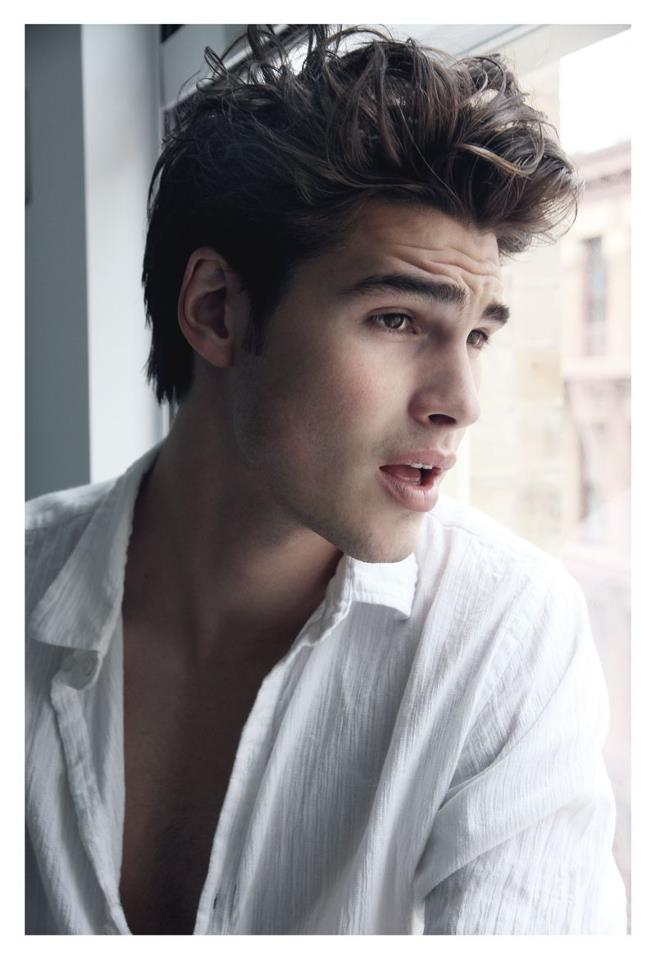
#> input picture dataset/class0/1 (1308).jpg, 656 x 960 px; its folder holds only this picture in this run
$ python wavelet_ml_demo.py
#> lines starting #> are read from the running program, lines starting #| are printed output that depends on the picture
import os
import cv2
import numpy as np
import pywt
from sklearn.svm import SVC
from sklearn.model_selection import train_test_split
from sklearn.metrics import accuracy_score

# -------------------------------------------------
# Wavelet Packet Feature Extraction (BULLETPROOF)
# -------------------------------------------------
def extract_wavelet_packet_features(image):
    image = cv2.resize(image, (128, 128))
    gray = cv2.cvtColor(image, cv2.COLOR_BGR2GRAY)

    wp = pywt.WaveletPacket2D(
        data=gray,
        wavelet='db1',
        mode='symmetric',
        maxlevel=2
    )

    features = []

    # Explicitly define level-2 paths (NO get_level used)
    level2_paths = [
        'aa', 'ad', 'da', 'dd',
        'aa', 'ad', 'da', 'dd'
    ]

    # Actually valid level-2 paths
    level2_paths = ['aa', 'ad', 'da', 'dd']

    for path in level2_paths:
        coeffs = wp[path].data
        features.append(np.mean(coeffs))
        features.append(np.std(coeffs))
        features.append(np.var(coeffs))

    return features


# -------------------------------------------------
# Load Dataset
# -------------------------------------------------
X = []
y = []

dataset_path = "dataset"

for label, folder in enumerate(["class0", "class1"]):
    folder_path = os.path.join(dataset_path, folder)

    if not os.path.exists(folder_path):
        raise FileNotFoundError(f"Folder not found: {folder_path}")

    for file in os.listdir(folder_path):
        img_path = os.path.join(folder_path, file)
        image = cv2.imread(img_path)
#> image is the input picture: shape (960, 656, 3); mean B, G, R 150.5, 148.4, 150.8

        if image is None:
            continue

        features = extract_wavelet_packet_features(image)
#> in extract_wavelet_packet_features, `image = cv2.resize(image, (128, 128))`:
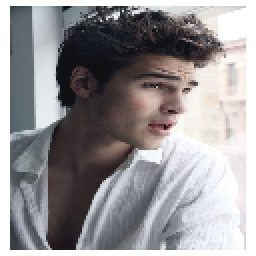
#> image: shape (128, 128, 3) (shown 2 times larger); mean of channels 0, 1, 2 150.3, 148.2, 150.6; drawn as B, G, R
#> the loop in extract_wavelet_packet_features, `for path in level2_paths:` made 4 passes
#> pass 1, in extract_wavelet_packet_features, `coeffs = wp[path].data`:
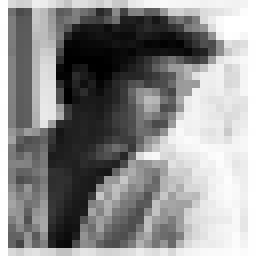
#> coeffs: shape (32, 32) float64 (shown 8 times larger); min 63, max 1020, mean 596.7; drawn with min black and max white
#> pass 2, in extract_wavelet_packet_features, `coeffs = wp[path].data`:
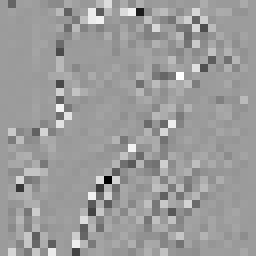
#> coeffs: shape (32, 32) float64 (shown 8 times larger); min -131, max 83, mean 0; drawn with min black and max white
#> pass 3, in extract_wavelet_packet_features, `coeffs = wp[path].data`:
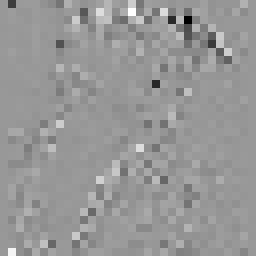
#> coeffs: shape (32, 32) float64 (shown 8 times larger); min -80, max 54, mean -0.4; drawn with min black and max white
#> after the loop in extract_wavelet_packet_features, `for path in level2_paths:`:
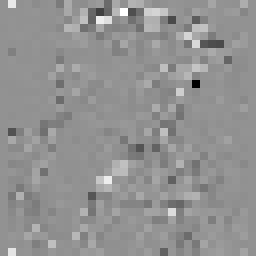
#> coeffs: shape (32, 32) float64 (shown 8 times larger); min -83.75, max 62.25, mean 0.2; drawn with min black and max white
#> after the loop in extract_wavelet_packet_features, `for path in level2_paths:`: features = [596.7, 316.8, 100393.7, -0.0259, 18.98, 360.2, -0.351, 8.62, 74.38, 0.203, 9.69, 93.87]
        X.append(features)
        y.append(label)
#> pass 2 of the loop `for label, folder in enumerate(["class0", "class1"]):`:
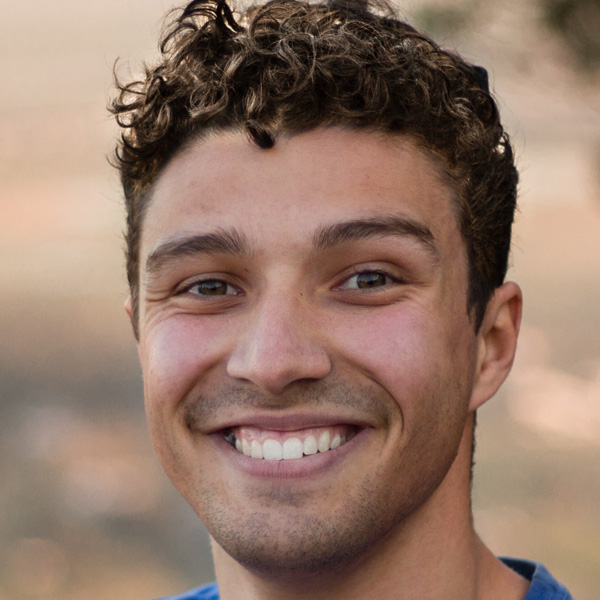
#> input picture dataset/class1/1 (6052).jpg, 600 x 600 px
#> image is the input picture: shape (600, 600, 3); mean B, G, R 105.3, 120.5, 148.4
#> image: shape (128, 128, 3)
#> in extract_wavelet_packet_features (call 2), `gray = cv2.cvtColor(image, cv2.COLOR_BGR2GRAY)`:
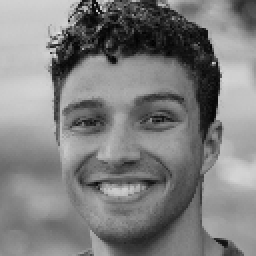
#> gray: shape (128, 128) (shown 2 times larger); min 1, max 226, mean 127
#> after the loop in extract_wavelet_packet_features (call 2), `for path in level2_paths:`:
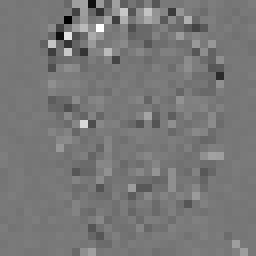
#> coeffs: shape (32, 32) float64 (shown 8 times larger); min -70, max 78, mean -0.2; drawn with min black and max white
#> after the loop in extract_wavelet_packet_features (call 2), `for path in level2_paths:`: features = [508.1, 198.4, 39349.2, 0.315, 15.41, 237.6, 0.28, 7.49, 56.09, -0.172, 9.56, 91.34]

# Convert to NumPy arrays
X = np.array(X)
y = np.array(y)
#> y = [0, 1]

# -------------------------------------------------
# Train-Test Split
# -------------------------------------------------
X_train, X_test, y_train, y_test = train_test_split(
    X, y, test_size=0.3, random_state=42
)
#> y_train = [0]; y_test = [1]

# -------------------------------------------------
# Train SVM
# -------------------------------------------------
model = SVC(kernel='rbf', gamma='scale')
#> (the run stopped early here; a loop or call above may not have finished)
